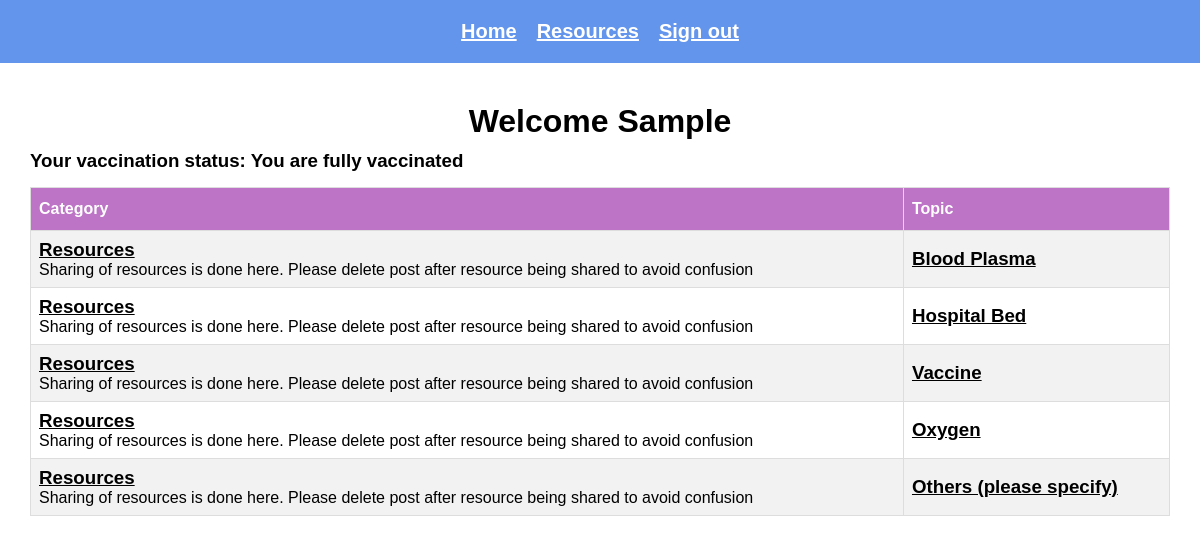
/index.php (signed in), run on the app's committed database.
### tables this page shows
CREATE TABLE `topics` (
  `topic_id` int(8) NOT NULL,
  `topic_subject` varchar(255) NOT NULL,
  `topic_cat` int(8) NOT NULL,
  `topic_by` int(8) NOT NULL
);

CREATE TABLE `categories` (
  `cat_id` int(8) NOT NULL,
  `cat_name` varchar(255) NOT NULL,
  `cat_description` varchar(255) NOT NULL
);

### index.php (the view, shortened to what this page needs)
<?php
include 'connect.php';
include 'header.php';
$sql = "SELECT  *
   FROM CATEGORIES
   INNER JOIN TOPICS
   ON CATEGORIES.CAT_ID = TOPICS.TOPIC_CAT;";
$result = mysqli_query($conn, $sql);
if(isset($_SESSION['signed_in']) == false)
{
    header("Location: http://localhost/covid-care/signin.php");
    exit();
}
else{
    $sql_vaccine = "SELECT  user_vaccination
   FROM users
    WHERE users.user_id=".$_SESSION['user_id']
    ;
    $result_vaccine=mysqli_query($conn, $sql_vaccine);
    $row_vaccine = mysqli_fetch_assoc($result_vaccine);
    echo("<h1>Welcome ".$_SESSION['user_name']. "</h1>");
    if ($row_vaccine['user_vaccination']==2) {
        echo "<h3 class='sub-head'>Your vaccination status: You are fully vaccinated</h3>";
    }
if(!$result)
{
    echo 'The categories could not be displayed, please try again later.';
}
else
{
    if(mysqli_num_rows($result) == 0)
    {
        echo 'No categories defined yet.';
    }
    else
    {
        echo '<table border="1">
              <tr>
                <th>Category</th>
                <th>Topic</th>
              </tr>';
        while($row = mysqli_fetch_assoc($result))
        {
            echo '<tr>';
                echo '<td class="leftpart">';
                    echo '<h3><a href="category.php?id=' . $row['cat_id'] . '">' . $row['cat_name'] . '</a></h3>' . $row['cat_description'];
                echo '</td>';
                echo '<td class="rightpart">';
                            echo '<h3><a href="topic.php?id=' . $row['topic_id'] . '">' . $row['topic_subject'] . '</a><h3>';;
                echo '</td>';
            echo '</tr>';
        }
    }
}
}
?>

### style.css (style rules this page uses)
* { margin: 0; padding: 0; box-sizing: border-box; font-family: "Poppins", sans-serif; }
a { text-decoration: underline; }
h1 { text-align: center; margin: 10px 0px ; margin-top: 40px; }
table { font-family: Arial, Helvetica, sans-serif; border-collapse: collapse; overflow-x: auto; width: 100%; margin-top: 15px; }
table td, table th { border: 1px solid #ddd; padding: 8px; }
table tr:nth-child(even) { background-color: #f2f2f2; }
table th { padding-top: 12px; padding-bottom: 12px; text-align: left; background-color: #BD73C6; color: white; }
table a { color: black; }

### data on the page
topics: topic_cat.cat_name "Resources", topic_cat.cat_description "Sharing of resources is done here. Please delete post after resource being shared to avoid confusion", topic_subject "Blood Plasma"
topics: topic_cat.cat_name "Resources", topic_cat.cat_description "Sharing of resources is done here. Please delete post after resource being shared to avoid confusion", topic_subject "Hospital Bed"
topics: topic_cat.cat_name "Resources", topic_cat.cat_description "Sharing of resources is done here. Please delete post after resource being shared to avoid confusion", topic_subject "Vaccine"
topics: topic_cat.cat_name "Resources", topic_cat.cat_description "Sharing of resources is done here. Please delete post after resource being shared to avoid confusion", topic_subject "Oxygen"
topics: topic_cat.cat_name "Resources", topic_cat.cat_description "Sharing of resources is done here. Please delete post after resource being shared to avoid confusion", topic_subject "Others (please specify)"

### other printed values
$_SESSION['user_name'] "Sample"
